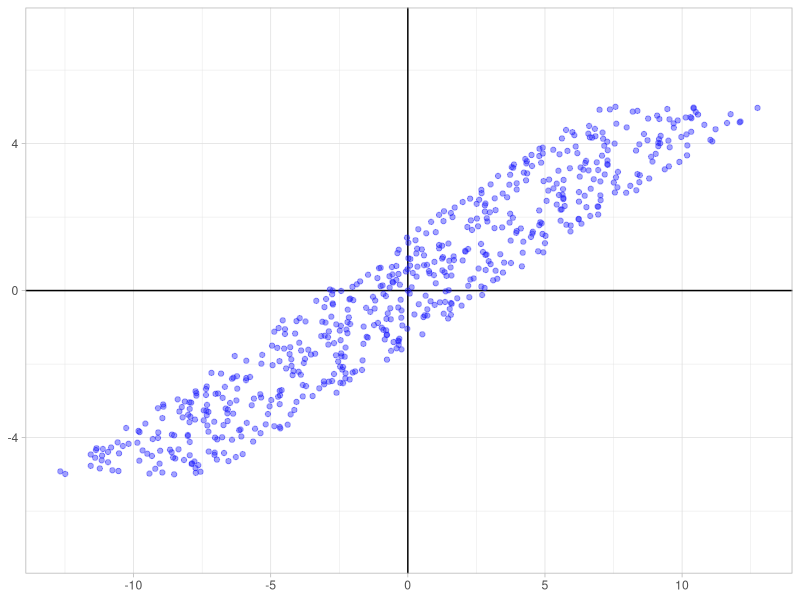
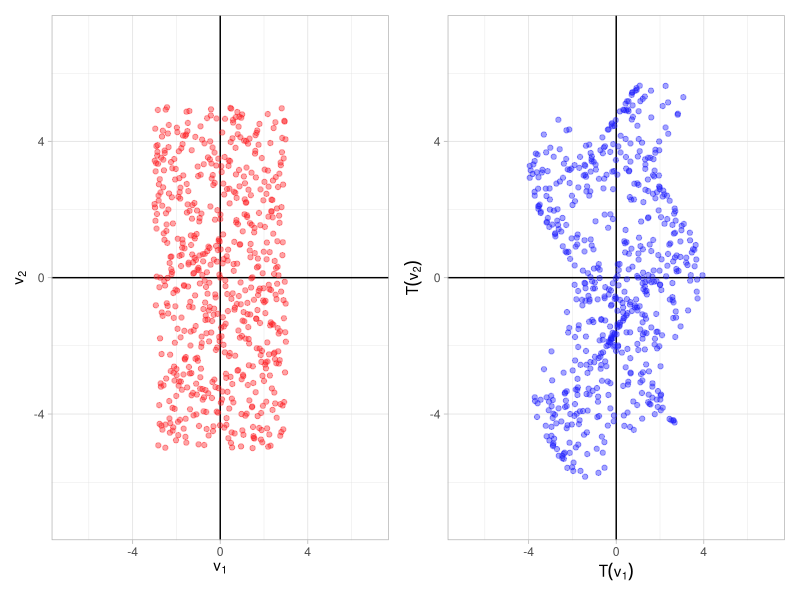
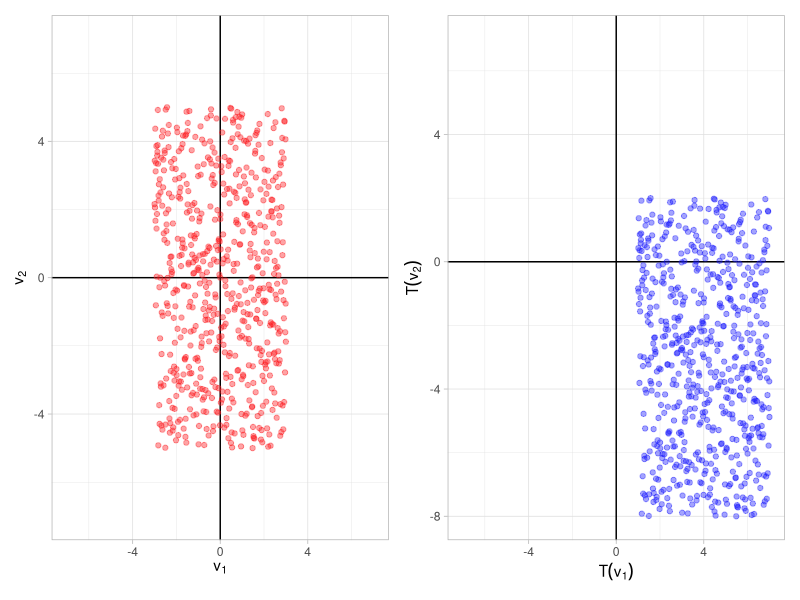
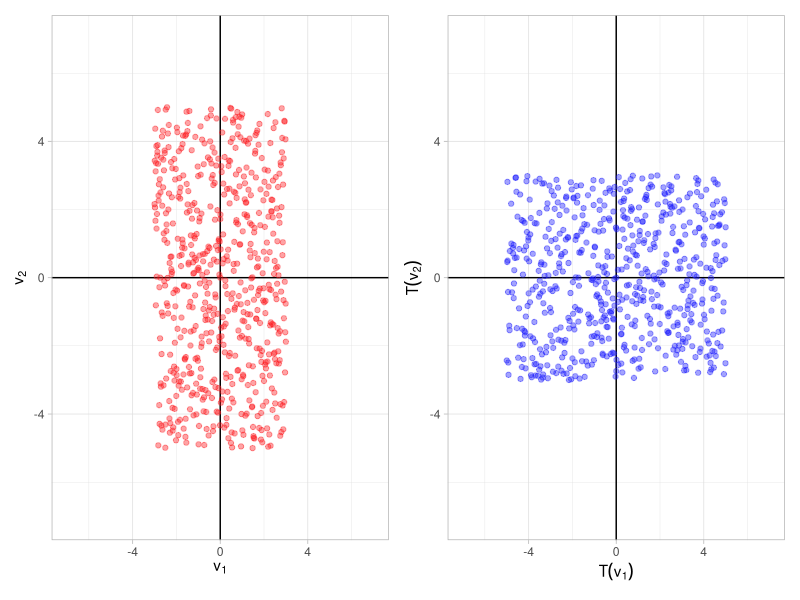

Generate these figures, in order, with R:
#########################################################
# Ejemplos de transformaciones que no son y son lineales.
#########################################################

# 1. Librería.----
library(ggplot2)
library(patchwork)

# 2. Gráficos.----
# 2.1 Preámbulo.
a <- seq(-3, 3, 0.01)
b <- seq(-5, 5, 0.01)
set.seed(2022)
v1 <- c(sample(x = a, size = length(a)),0) # 1er componente de vector `v`.
v2 <- c(sample(x = b, size = length(a)),0) # 2do componente de vector `v`.

transf_plot <- function(x1, x2, color = color,
                        xaxis = NULL, yaxis = NULL,
                        parse = FALSE, ...) {
  if(parse) {
    if(!is.null(xaxis)) xaxis <- parse(text = xaxis)
    if(!is.null(yaxis)) yaxis <- parse(text = yaxis)
  }

  ggplot() +
    geom_vline(xintercept = 0) +
    geom_hline(yintercept = 0) +
    geom_point(aes(x = x1, y = x2), color = color, alpha = 0.4) +
    expand_limits(x = c(-7, 7), y = c(-7, 7)) +
    theme_light() +
    labs(x = xaxis, y = yaxis, ...)
}

# Gráfico vectores de entrada.
input_vects <- transf_plot(
  x1 = v1, x2 = v2, color = "#fc1b1f",
  xaxis = "v[1]", yaxis = "v[2]", parse = TRUE
)

# 2.2 Transformaciones no lineal.
# 2.2.1 Espacio curvado.
t_v1 <- v1 + cos(v2)
t_v2 <- v2 + sin(v1)

transf_curv <- input_vects +
  transf_plot(x1 = t_v1, x2 = t_v2, color = "#1b1bfc",
              xaxis = "T(v[1])", yaxis = "T(v[2])", parse = TRUE)

ggsave(filename = "transf-curv.jpg", plot = transf_curv,
       width = 8, height = 4)

# 2.2.2 Transformación afín (traslación).
t_v1 <- v1 + 4
t_v2 <- v2 + (-3)

transf_afin <- input_vects +
  transf_plot(x1 = t_v1, x2 = t_v2, color = "#1b1bfc",
              xaxis = "T(v[1])", yaxis = "T(v[2])", parse = TRUE)

ggsave(filename = "transf-afin.jpg", plot = transf_afin,
       width = 8, height = 4)

# 2.3 Transformaciones lineales.
# 2.3.1 Rotaciones con respecto al origen.
t_v1 <- -v2 # Rotación en 90° (pi/2).
t_v2 <- v1  # Rotación en 90° (pi/2).
#t_v1 <- (cos(pi/4)*v1) - (sin(pi/4)*v2) # Rotación en 45° (pi/4).
#t_v2 <- (sin(pi/4)*v1) + (cos(pi/4)*v2) # Rotación en 45° (pi/4).

transf_rotacion <- input_vects +
  transf_plot(x1 = t_v1, x2 = t_v2, color = "#1b1bfc",
                xaxis = "T(v[1])", yaxis = "T(v[2])", parse = TRUE)

ggsave(filename = "transf-rotacion.jpg", plot = transf_rotacion,
       width = 8, height = 4)

# 2.3.2 Transvección (shear transformation).
t_v1 <- v1 + (2*v2)
t_v2 <- v2

transf_plot(x1 = t_v1, x2 = t_v2, color = "#1b1bfc")
